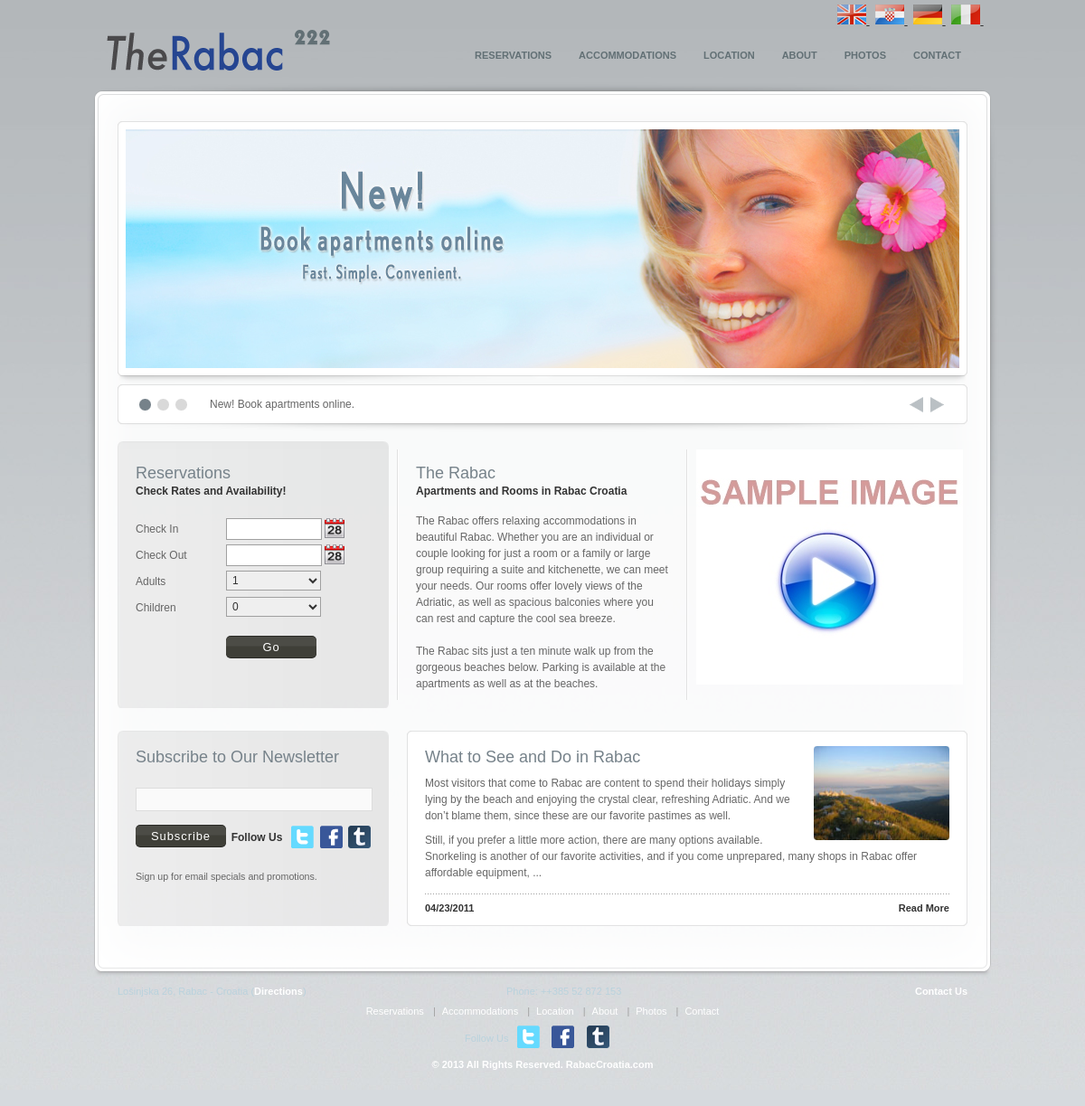
The page / on the database its author committed.
### tables this page shows
CREATE TABLE `bsi_language` (
  `id` int(11) NOT NULL AUTO_INCREMENT,
  `language_name` varchar(255) NOT NULL,
  `language_code` varchar(4) NOT NULL,
  `language_file_name` varchar(255) NOT NULL,
  `is_active` tinyint(1) NOT NULL,
  `is_default` tinyint(1) NOT NULL,
  `display_order` int(11) NOT NULL,
  PRIMARY KEY (`id`),
  UNIQUE KEY `UNQ_lang_cd` (`language_code`)
);

CREATE TABLE `bsi_site_contents` (
  `id` int(10) unsigned NOT NULL AUTO_INCREMENT,
  `title_en` varchar(200) DEFAULT '',
  `title_hr` varchar(255) DEFAULT NULL,
  `title_de` varchar(255) DEFAULT NULL,
  `title_it` varchar(255) DEFAULT NULL,
  `status` enum('Y','N') NOT NULL DEFAULT 'Y',
  `file` text,
  `url` varchar(100) DEFAULT '',
  `parent_id` int(10) NOT NULL DEFAULT '0',
  `ord` int(11) NOT NULL DEFAULT '0',
  `contents_en` mediumtext,
  `contents_hr` mediumtext,
  `contents_de` mediumtext,
  `contents_it` mediumtext,
  `page_title` varchar(255) DEFAULT NULL,
  `page_keywords` text,
  `page_desc` text,
  `header_type` enum('1','0') DEFAULT NULL,
  `footer_type` enum('1','0') DEFAULT NULL,
  `template_type` tinyint(2) NOT NULL DEFAULT '0',
  PRIMARY KEY (`id`),
  UNIQUE KEY `cont_title` (`title_en`,`parent_id`)
);

CREATE TABLE `bsi_news_posts` (
  `id` int(11) NOT NULL AUTO_INCREMENT,
  `category_id` int(11) DEFAULT NULL,
  `title_en` varchar(256) DEFAULT NULL,
  `title_hr` varchar(256) DEFAULT NULL,
  `title_de` varchar(256) DEFAULT NULL,
  `title_it` varchar(256) DEFAULT NULL,
  `contents_en` text,
  `contents_hr` text,
  `contents_de` text,
  `contents_it` text,
  `image_small` varchar(256) NOT NULL,
  `image_medium` varchar(256) NOT NULL,
  `image_large` varchar(256) NOT NULL,
  `poster_name` varchar(256) NOT NULL,
  `date_posted` date NOT NULL,
  PRIMARY KEY (`id`),
  KEY `IDX_date_posted` (`date_posted`),
  KEY `FK_category_id` (`category_id`),
  CONSTRAINT `FK_category_id` FOREIGN KEY (`category_id`) REFERENCES `bsi_news_categories` (`id`) ON DELETE NO ACTION ON UPDATE NO ACTION
);

### index.php (the view, shortened to what the rows shown need)
<?php
include_once ("includes/SystemConfiguration.class.php");
include("includes/language.php");
global $logger;
$logger->LogInfo(__FILE__);
$logger->LogDebug("Script is starting ...");
$logger->LogDebug("Starting HTML ...");
?>
<!DOCTYPE html PUBLIC "-//W3C//DTD XHTML 1.0 Strict//EN" "http://www.w3.org/TR/xhtml1/DTD/xhtml1-strict.dtd">
<html xmlns="http://www.w3.org/1999/xhtml">
<head>
    <link rel="stylesheet" href="css/reset.css" type="text/css" />
    <link rel="stylesheet" href="css/jquery.fancybox.css" type="text/css" />
    <link rel="stylesheet" href="css/nivo-slider.css" type="text/css" />
    <link rel="stylesheet" href="css/screen.css" type="text/css" />
    <link rel="stylesheet" href="css/date.css" type="text/css" />
    <link rel="stylesheet" href="css/datePicker.css" type="text/css" />
</head>
<body class="light">
    <div class="back">
        <div class="base">
			<?php include("header.php"); ?>
                                	<?php
                                		$logger->LogInfo("Fetching slider images to display ...");
									?>
			 <div class="page">
                <div class="page_inside clear">
                    <div class="boxes lines_x1x1x">
                        <div class="container clear">
                            <div class="inner">
                                <div class="box box_3-1  gray">
                                    <div class="icon clear">
                                        <h2>
                                            <?= HOME_BOX_TOP_LEFT_TITLE ?>
                                            <span><?= HOME_BOX_TOP_LEFT_SUBTITLE ?></span>
                                        </h2>
                                          		<?php
                                          			$logger->LogInfo("Fetching max capacity of rooms ...");
												?>
                                    </div>
                                </div>
                                <div class="box box_3-1">
                                    <?php
                                    	$logger->LogInfo("Fetching content to display ...");
                                    	$indexPage = PageContents::fetchFromDbForUrl("index.php");
                                    	if ($indexPage != null)
                                    	{
                                    		echo $indexPage->contents->getText($language_selected);
                                    	}
                                    	else
                                    	{
                                    		$logger->LogWarn("No content exists for page: index.php!");
                                    	}
                                    ?>
                                </div>
                            </div>
                        </div>
                    </div>
                    <div class="boxes lines_x0x0x">
                        <div class="container clear">
                            <div class="inner">
                                <div class="box box_3-1 gray">
                                    <h2>
                                    	<?= HOME_BOX_BOTTOM_LEFT_TITLE ?>
                                    </h2>
                                </div>
                                <div class="box box_3-2 white">
                                    <?php
                                    	$logger->LogInfo("Fetching newest news post to display ...");
										$newestNewsPost = NewsPost::fetchFromDbNewest();
                                        if ($newestNewsPost != null)
                                        {
                                   	?>
		                                    <div class="home_post clear">
		                                        <div class="post_thumb">
		                                        	<a href="<?= "news.php?id=" . $newestNewsPost->id ?>">
		                                            	<img src="images/<?= $newestNewsPost->imageSmall ?>" alt="<?= $newestNewsPost->title->getText($language_selected) ?>" />
		                                            </a>
		                                            <div class="post_thumb_top">
		                                            </div>
		                                            <div class="post_thumb_down">
		                                            </div>
		                                        </div>
												<h2><a href="<?= "news.php?id=" . $newestNewsPost->id ?>"><?= $newestNewsPost->title->getText($language_selected) ?></a></h2>
												<?= $newestNewsPost->contents->getFirstXCharacters($language_selected, 450) . " ..." ?>
		                                    </div>
		                                    <div class="post_links clear">
		                                        <span class="more"><a href="<?= "news.php?id=" . $newestNewsPost->id ?>" class="bold"><?= HOME_BOX_NEWS_READ_MORE ?></a></span> <span class="date">
		                                            <strong><?= $newestNewsPost->postedDate->format("m/d/Y") ?></strong></span>
		                                    </div>
                                    <?php
                                        }
                                        else
                                    	{
                                    		$logger->LogWarn("No news posts exist!");
                                    	}
                                    ?>
                                </div>
                            </div>
                        </div>
                    </div>
                </div>
            </div>
            <?php include("footer.php"); ?>
		</div>
	</div>
</body>
</html>

### header.php (shortened to what the rows shown need)
<?php
function outputMenuItemRecurse($parentId, $pad, $language_selected)
{
	$pages = PageContents::fetchFromDbActiveForParent($parentId);
	if (sizeof($pages) > 0)
	{
		echo $pad . "<ul>\n";
		foreach ($pages as $page)
		{
			echo $pad . '    <li><a href="' . $page->getUrl() . '">' . $page->title->getText($language_selected) . '</a>' . "\n";
			outputMenuItemRecurse($page->id, $pad . "	", $language_selected);
			echo $pad . "</li>\n";
		}
		echo $pad . "</ul>\n";
	}
}
?>
			<div id="header">
                <div style="float: right; padding-right: 5px; padding-top: 5px;">
				<?php
					$langauges = Language::fetchAllFromDbActive();
					foreach ($langauges as $language)
					{
				?>
						<a href="index.php?lang=<?= $language->languageCode ?>"
						   title="<?=$language->languageName?>">
						   <img src="images/<?=$language->languageCode?>.png"
						   		title="<?=$language->languageName?>" alt="<?=$language->languageName?>" />
						</a>&nbsp;
				<?php
					}
				?>
				</div>
				<div id="main_menu">
					<?php
						outputMenuItemRecurse(0, "                ", $language_selected)
					?>
				</div>
            </div>

### footer.php (shortened to what the rows shown need)
<?php
global $language_selected;
?>
			<div id="footer" class="clear">
                <div class="links" style="padding-top: 10px;">
                    <table width="100%">
                        <tr>
                            <td style="text-align: center;">
                            <?php
	                            $pages = PageContents::fetchFromDbActiveForParent(0);
								$separator="";
								foreach ($pages as $page)
								{
									echo $separator;
									echo '<a href="' . $page->getUrl() . '">' . $page->title->getText($language_selected) . '</a>' . "\n";
									$separator = '<span class="sep">|</span>';
								}
                            ?>
                            </td>
                        </tr>
                    </table>
                </div>
            </div>

### rows shown on the page
bsi_language: shows a picture, language_code.title_en "RESERVATIONS", language_code.title_en "ACCOMMODATIONS", language_code.title_en "LOCATION", language_code.title_en "ABOUT", language_code.title_en "PHOTOS", language_code.title_en "CONTACT", language_code "The Rabac Apartments and Rooms in Rabac Croatia The Rabac offers relaxing accommodations in beautiful Rabac. Whether you are an individual or couple looking for just a room or a family or large group requiring a suite and kitchenette, we can meet your needs. Our rooms offer lovely views of the Adriatic, as well as spacious balconies where you can rest and capture the cool sea breeze. The Rabac sits just a ten minute walk up from the gorgeous beaches below. Parking is available at the apartments as well as at the beaches.", language_code "What to See and Do in Rabac", language_code "Most visitors that come to Rabac are content to spend their holidays simply lying by the beach and enjoying the crystal clear, refreshing Adriatic. And we don’t blame them, since these are our favorite pastimes as well. Still, if you prefer a little more action, there are many options available. Snorkeling is another of our favorite activities, and if you come unprepared, many shops in Rabac offer affordable equipment,", language_code.title_en "Reservations", language_code.title_en "Accommodations", language_code.title_en "Location", language_code.title_en "About", language_code.title_en "Photos", language_code.title_en "Contact"
bsi_language: shows a picture
bsi_language: shows a picture
bsi_language: shows a picture
bsi_news_posts: image_small (picture), date_posted "04/23/2011"

### other values the page prints
HOME_BOX_TOP_LEFT_TITLE "Reservations"
HOME_BOX_TOP_LEFT_SUBTITLE "Check Rates and Availability!"
HOME_BOX_TOP_LEFT_CHECK_IN "Check In"
HOME_BOX_TOP_LEFT_CHECK_OUT "Check Out"
HOME_BOX_TOP_LEFT_ADULT "Adults"
HOME_BOX_TOP_LEFT_CHILD "Children"
HOME_BOX_BOTTOM_LEFT_TITLE "Subscribe to Our Newsletter"
FOOTER_FOLLOW_US "Follow Us"
HOME_BOX_BOTTOM_LEFT_FOOTER "Sign up for email specials and promotions."
HOME_BOX_NEWS_READ_MORE "Read More"
FOOTER_DIRECTIONS "Directions"
FOOTER_CONTACT_US "Contact Us"
FOOTER_ALL_RIGHTS_RESERVED "All Rights Reserved"
form field adults "1"
form field children "0"
